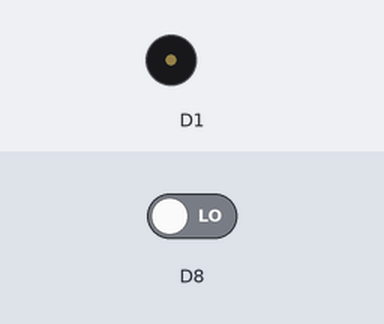
Bench run of a sketch on a simulated ESP8266 (NodeMCU). On the bench: buzzer (waves = sounding). Inputs (shaded band) come from the test bench; at power-on: D8 LOW.

Above: at 1.2 s.
1.3 s: D8 driven HIGH
At 1.9 s:
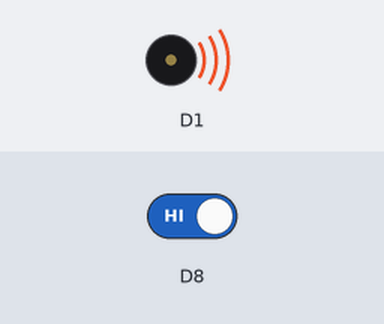
2.8 s: D8 driven LOW
At 4.2 s:
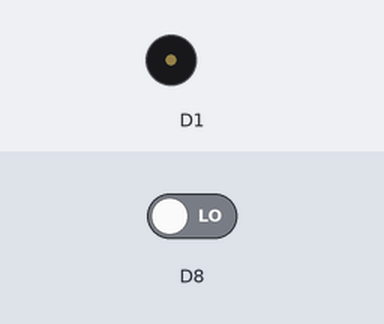
Timing chart, 0 to 5.8 s (numbered marks = the images above; inputs shaded):
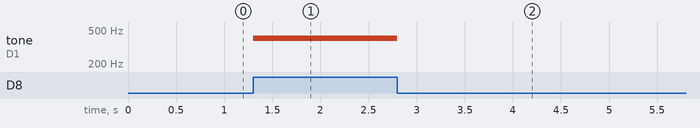

Measured:
- after the input at 1.3 s, tone on D1: silent → 400 Hz at once
- after the input at 2.8 s, tone on D1: 400 Hz → silent at once

The sketch:

btn_buzzer.ino
```cpp
void setup() {
  pinMode(D1, OUTPUT);
  pinMode(D8, INPUT);
}

void loop() {
  int state = digitalRead(D8);
  if(state == HIGH)
    tone(D1,400);
  else
   noTone(D1);
}
```
